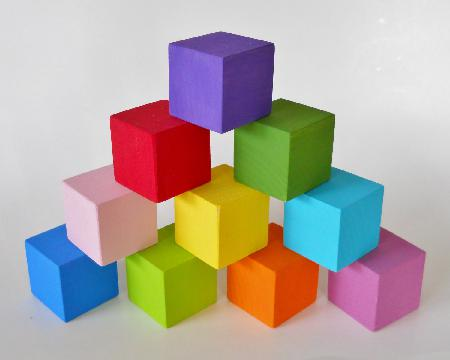
#> input picture Robot_Code/Image Recognition/vision/pictures/blocks.jpg, 450 x 360 px, found by its file name
$ python edges.py
#> lines starting #> are read from the running program, lines starting #| are printed output that depends on the picture; after the words box and inside, x2 and y2 are one past the last pixel; in counts of white or black regions, pixels touching at a corner belong together
import cv2
import numpy as np

# Load the image
image = cv2.imread('/home/marc/Pictures/blocks.jpg')
#> image is the input picture: shape (360, 450, 3); mean B, G, R 158.8, 167.7, 178.8
# Convert the image to greyscale to make the math easier
gray_image = cv2.cvtColor(image, cv2.COLOR_BGR2GRAY)
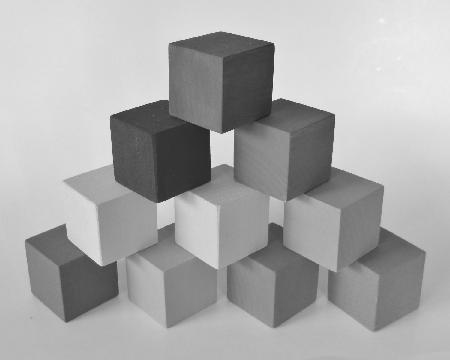
#> gray_image: shape (360, 450); min 36, max 248, mean 170
# Blur using a 3x3 blur mask, like we talked about in class
blurred = cv2.GaussianBlur(gray_image, (3, 3), 0)

# Run edge detection on the original image
edges = cv2.Canny(image, 100, 200)
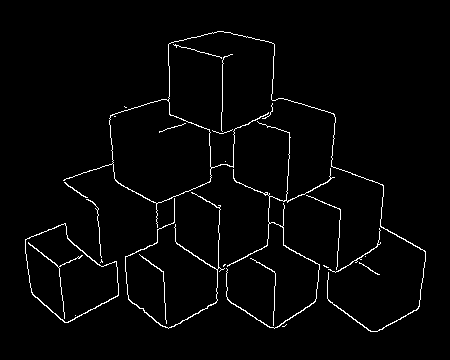
#> edges: shape (360, 450); 2.3% white in thin lines or dots, all inside (x1, y1, x2, y2) = (25, 31, 426, 332)
# Run edge detection on the blurred image
blurred_edges = cv2.Canny(blurred, 100, 200)
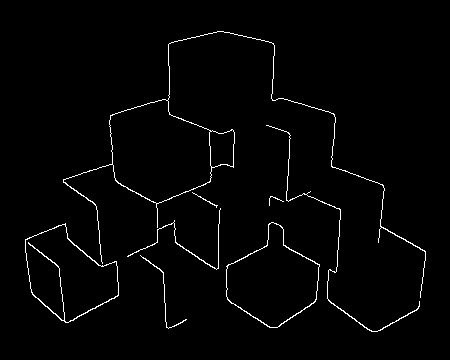
#> blurred_edges: shape (360, 450); 1.8% white in thin lines or dots, all inside (x1, y1, x2, y2) = (25, 31, 426, 332)
# Arguments #2 and #3 have to do with how the detection joins edges,
# and 100 and 200 are the industry standard values

# Show the images
cv2.imshow("edge detection on blurred image", blurred_edges)
cv2.imshow("edge detection on original image", edges)
cv2.waitKey(0)

$ run again, with Robot_Code/Image Recognition/vision/pictures/block_challenge_3.jpg copied over Robot_Code/Image Recognition/vision/pictures/blocks.jpg
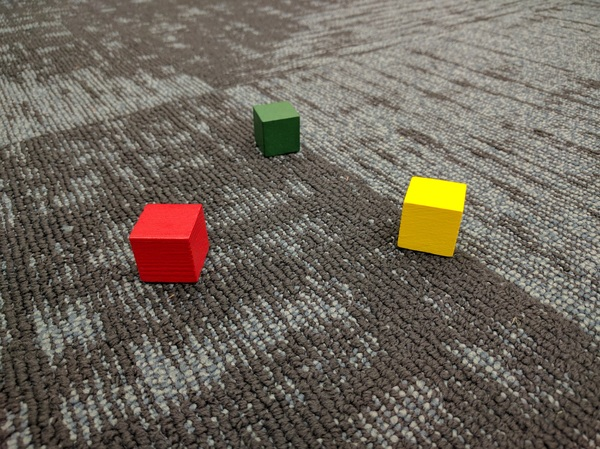
#> input picture Robot_Code/Image Recognition/vision/pictures/block_challenge_3.jpg, 600 x 449 px, found by its file name
#> image is the input picture: shape (449, 600, 3); mean B, G, R 90.6, 101.4, 109.6
#> `edges = cv2.Canny(image, 100, 200)`:
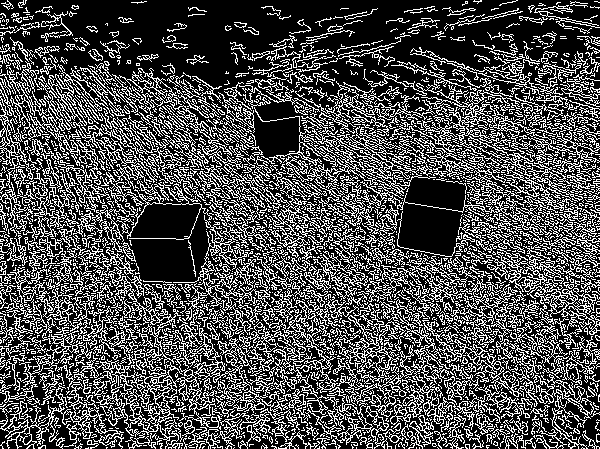
#> edges: shape (449, 600); 30.6% white in thin lines or dots
#> `blurred_edges = cv2.Canny(blurred, 100, 200)`:
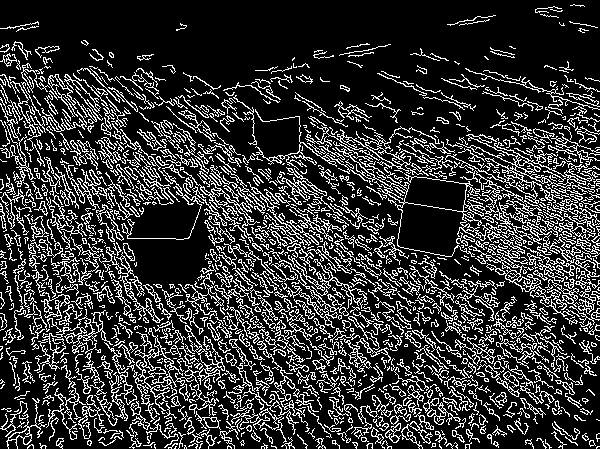
#> blurred_edges: shape (449, 600); 20.7% white in thin lines or dots
